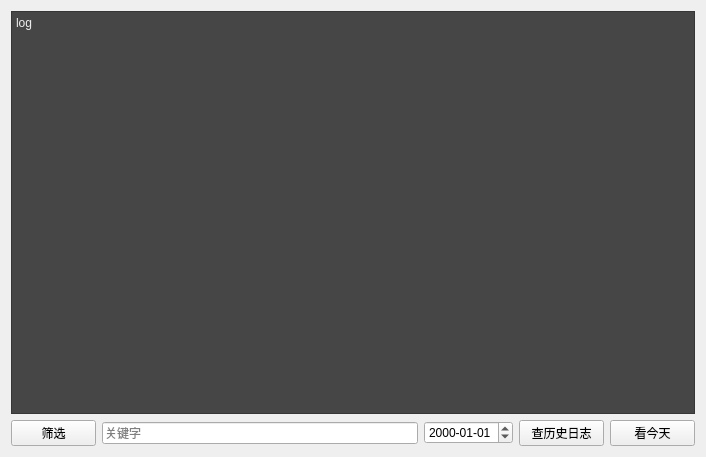
<?xml version="1.0" encoding="UTF-8"?>
<ui version="4.0">
 <class>LogWidget</class>
 <widget class="QWidget" name="LogWidget">
  <property name="geometry">
   <rect>
    <x>0</x>
    <y>0</y>
    <width>706</width>
    <height>457</height>
   </rect>
  </property>
  <property name="windowTitle">
   <string>Form</string>
  </property>
  <layout class="QGridLayout" name="gridLayout">
   <item row="0" column="0">
    <widget class="QPlainTextEdit" name="plainTextEdit">
     <property name="styleSheet">
      <string notr="true">background-color: rgb(70, 70, 70);
color: rgb(240, 240, 240);</string>
     </property>
     <property name="lineWrapMode">
      <enum>QPlainTextEdit::NoWrap</enum>
     </property>
     <property name="readOnly">
      <bool>true</bool>
     </property>
     <property name="plainText">
      <string>log</string>
     </property>
    </widget>
   </item>
   <item row="1" column="0">
    <layout class="QHBoxLayout" name="horizontalLayout">
     <item>
      <widget class="QPushButton" name="pushButton_fiter">
       <property name="minimumSize">
        <size>
         <width>85</width>
         <height>22</height>
        </size>
       </property>
       <property name="text">
        <string>筛选</string>
       </property>
      </widget>
     </item>
     <item>
      <widget class="QLineEdit" name="lineEdit">
       <property name="minimumSize">
        <size>
         <width>0</width>
         <height>22</height>
        </size>
       </property>
       <property name="placeholderText">
        <string>关键字</string>
       </property>
      </widget>
     </item>
     <item>
      <widget class="QDateEdit" name="dateEdit">
       <property name="minimumSize">
        <size>
         <width>85</width>
         <height>22</height>
        </size>
       </property>
       <property name="displayFormat">
        <string>yyyy-MM-dd</string>
       </property>
      </widget>
     </item>
     <item>
      <widget class="QPushButton" name="pushButton_check">
       <property name="minimumSize">
        <size>
         <width>85</width>
         <height>22</height>
        </size>
       </property>
       <property name="text">
        <string>查历史日志</string>
       </property>
      </widget>
     </item>
     <item>
      <widget class="QPushButton" name="pushButton_now">
       <property name="minimumSize">
        <size>
         <width>85</width>
         <height>22</height>
        </size>
       </property>
       <property name="text">
        <string>看今天</string>
       </property>
      </widget>
     </item>
    </layout>
   </item>
  </layout>
 </widget>
 <resources/>
 <connections/>
</ui>
